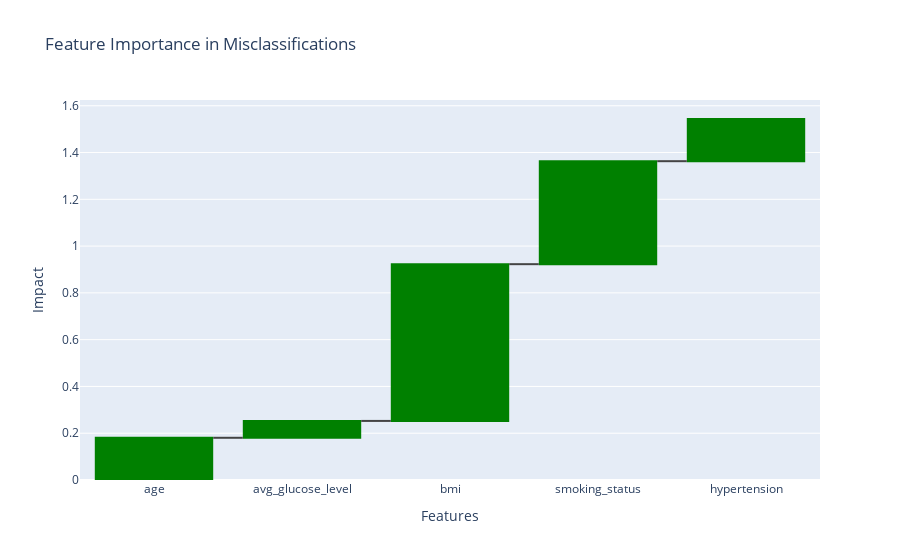

The notebook cell saved with this chart:
### Markdown cell above
- ##### **5. Waterfall Plot for Feature Importance in Misclassifications**
 Visualize the top features that contributed to the misclassification of strokes (False Negatives or False Positives). This waterfall chart dynamically shows the cumulative impact of features

### Code cell
import plotly.graph_objects as go
import numpy as np

# Assuming you have calculated feature importances and misclassified points
# This is a mock example with feature importances
features = ['age', 'avg_glucose_level', 'bmi', 'smoking_status', 'hypertension']
importances = np.random.rand(5)  # Replace this with actual feature importances for misclassified cases

# Waterfall plot
fig = go.Figure(go.Waterfall(
    name = "Feature Importance",
    orientation = "v",
    measure = ["relative"] * len(features),
    x = features,
    y = importances,
    decreasing = {"marker":{"color":"red"}},
    increasing = {"marker":{"color":"green"}},
    totals = {"marker":{"color":"blue"}}
))

fig.update_layout(title="Feature Importance in Misclassifications", xaxis_title="Features", yaxis_title="Impact")
fig.show()

### Figure 1 — Plotly figure (JSON) as saved in the notebook; plotly's stock layout.template omitted (floating-point values rounded to 4 significant figures)
{"data": [{"decreasing": {"marker": {"color": "red"}}, "increasing": {"marker": {"color": "green"}}, "measure": ["relative", "relative", "relative", "relative", "relative"], "name": "Feature Importance", "orientation": "v", "totals": {"marker": {"color": "blue"}}, "type": "waterfall", "x": ["age", "avg_glucose_level", "bmi", "smoking_status", "hypertension"], "y": [0.1805, 0.0721, 0.6701, 0.4402, 0.1804]}], "layout": {"title": {"text": "Feature Importance in Misclassifications"}, "xaxis": {"title": {"text": "Features"}}, "yaxis": {"title": {"text": "Impact"}}}}
